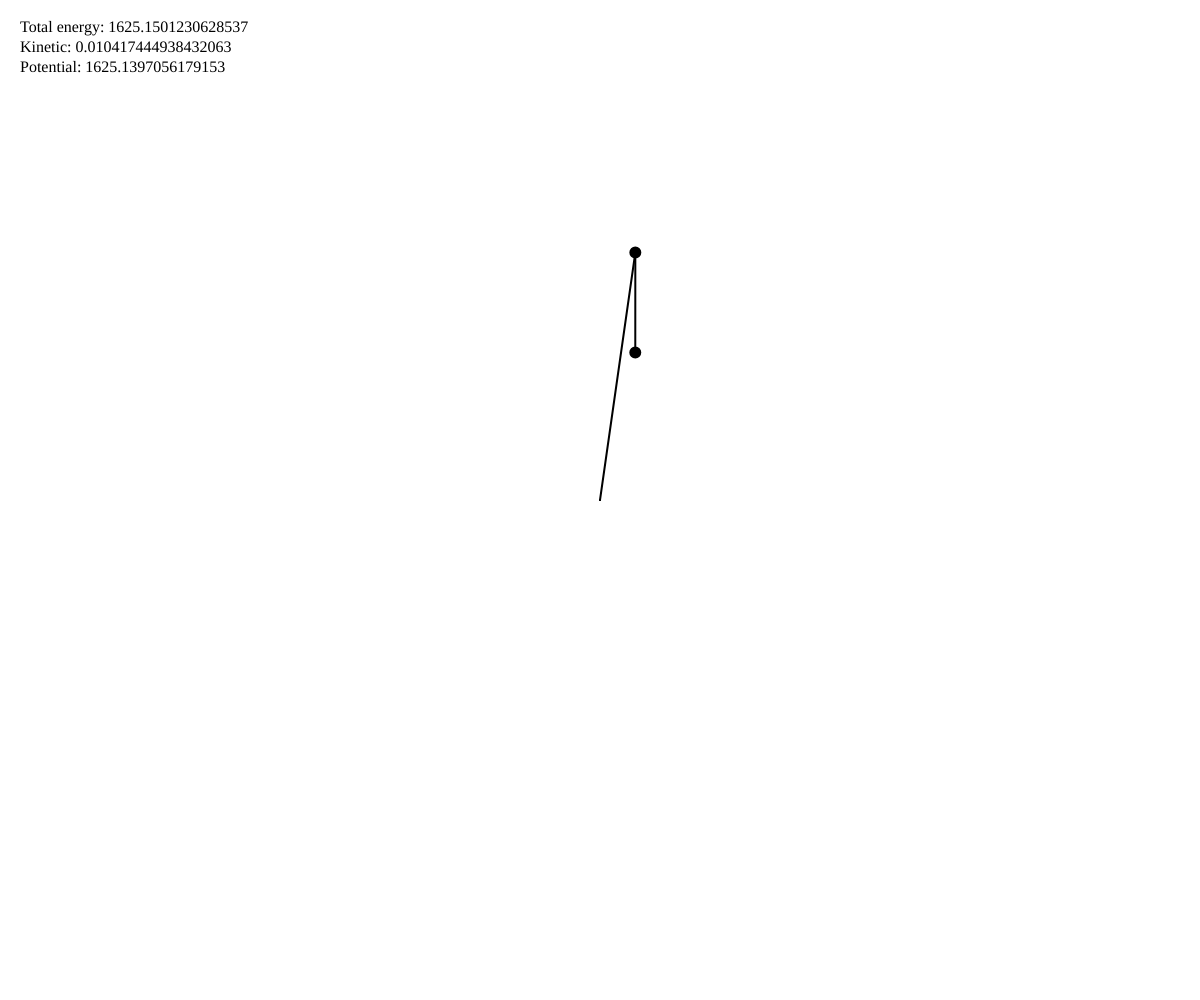
Frame 1 (no input)
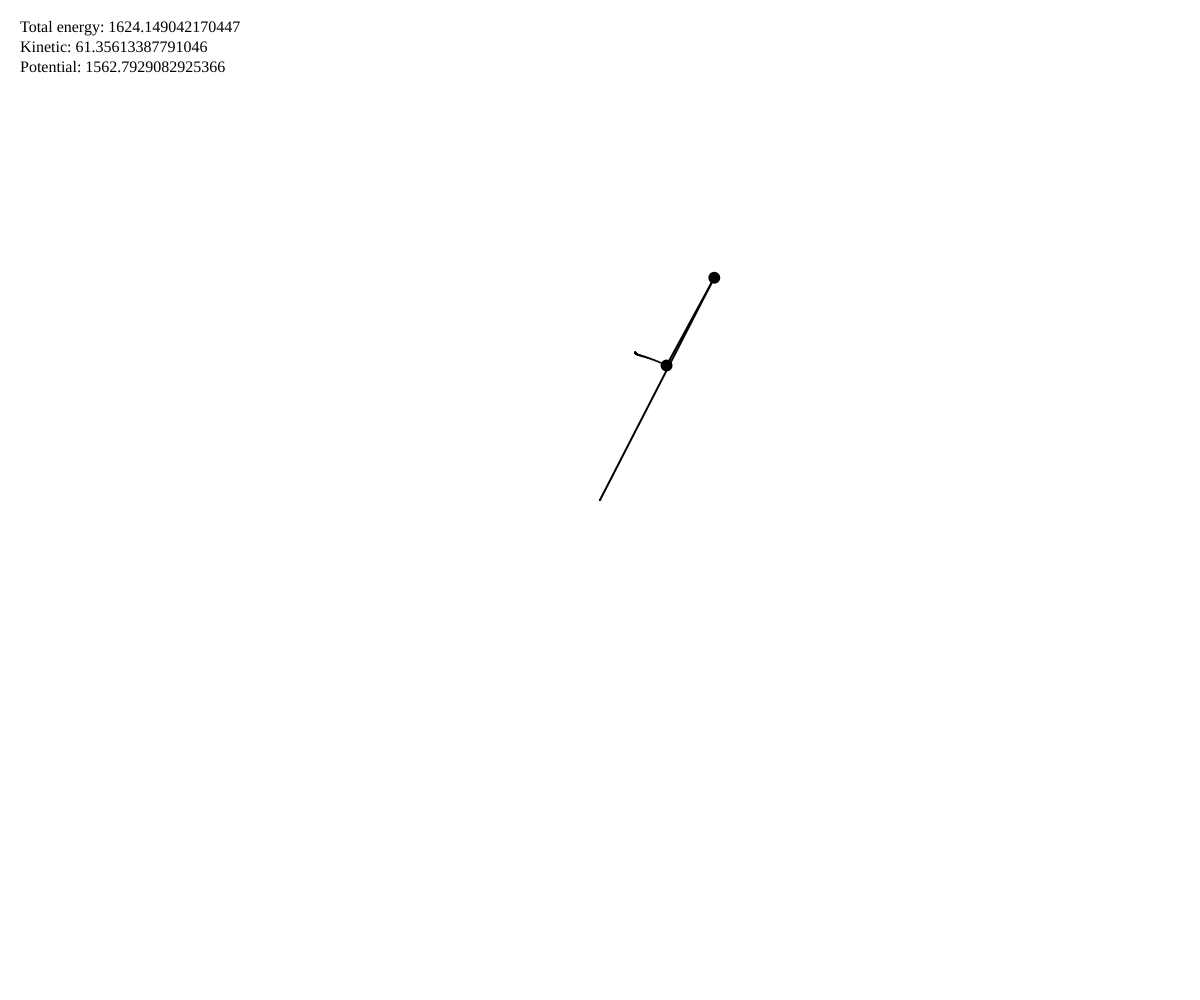
Frame 60 (no input)
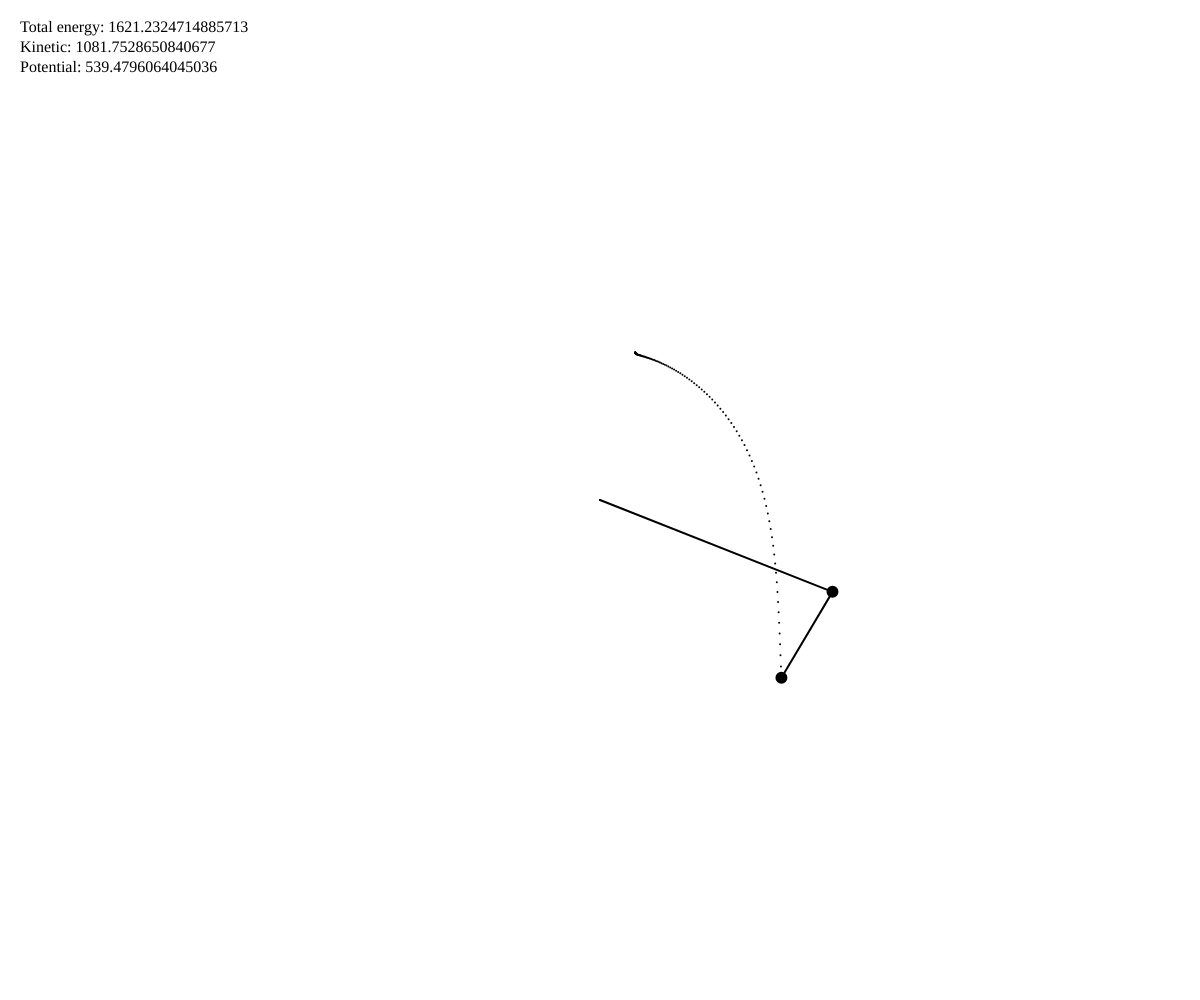
Frame 120 (the mouse pressed at the canvas centre since frame 60)

The p5.js sketch that drew these frames (run headless with seeded random() and noise() and a simulated clock; from frame 60 on, the mouse is pressed at the canvas centre):

// p5.js sketch
// ── sketch.js
const width = window.innerWidth;
const height = window.innerHeight;

const g = 9.8/60;
const r1 = height/4;
const r2 = r1*0.4;
const m1 = 10;
const m2 = 10;

let theta1 = 3;
let theta2 = 0;
let omega1 = 0;
let omega2 = 0;
let alpha1;
let alpha2;
let x1;
let x2;
let y1;
let y2;

let e;
let originalE;
let damp;
let potential;
let kinetic;

let trail = new Array(1000);

function setup() {
  createCanvas(width, height);

  valueDisplayer = createP();
  valueDisplayer.position(20,2);
  valueDisplayer2 = createP();
  valueDisplayer2.position(20,22);
  valueDisplayer3 = createP();
  valueDisplayer3.position(20,42);

  for (let i=0; i<trail.length; i++) {
    trail[i] = createVector(0,0);
  }
  y1 = r1*cos(theta1);
  y2 = y1+r2*cos(theta2);
  originalE = m1*g*(r1-y1)+m2*g*(r1+r2-y2);
  e = originalE;
}

function draw() {
  background(255);
  translate(width/2, height/2);

  // Calculate angular acceleration
  alpha1 = (-g*(2*m1+m2)*sin(theta1)-m2*g*sin(theta1-2*theta2)-2*sin(theta1-theta2)*m2*(omega2**2*r2+omega1**2*r1*cos(theta1-theta2)))/r1/(2*m1+m2-m2*cos(2*theta1-2*theta2));
  alpha2 = (2*sin(theta1-theta2)*(omega1**2*r1*(m1+m2)+g*(m1+m2)*cos(theta1)+omega2**2*r2*m2*cos(theta1-theta2)))/r2/(2*m1+m2-m2*cos(2*theta1-2*theta2));

  // Dampening to counteract integration losses
  damp = originalE/e;

  // Integration
  omega1 = damp*(omega1+alpha1);
  omega2 = damp*(omega2+alpha2);

  theta1 += omega1;
  theta2 += omega2;

  // Polar to cartesian
  x1 = r1*sin(theta1);
  y1 = r1*cos(theta1);
  x2 = x1+r2*sin(theta2);
  y2 = y1+r2*cos(theta2);

  // Paint the trail
  for (let i=trail.length-1; i>-1; i--) {
    point(trail[i].x, trail[i].y);
    if (i<trail.length-1) {
      trail[i+1].x = trail[i].x;
      trail[i+1].y = trail[i].y;
    }
  }
  trail[0].x = x2;
  trail[0].y = y2;

  // Paint the pendulum
  stroke(0);
  strokeWeight(2);
  fill(0);
  line(0,0,x1, y1);
  ellipse(x1,y1,m1,m1);
  line(x1,y1,x2, y2);
  ellipse(x2,y2,m2,m2);

  // Write useful parameters
  potential = m1*g*(r1-y1)+m2*g*(r1+r2-y2);
  kinetic = (0.5*m1*(omega1*r1)**2+0.5*m2*((omega1*r1)**2+(omega2*r2)**2+2*r1*r2*omega1*omega2*cos(theta1-theta2)));
  e = potential+kinetic;

  valueDisplayer.html('Total energy: '+e);
  valueDisplayer2.html('Kinetic: '+kinetic);
  valueDisplayer3.html('Potential: '+potential);
}
